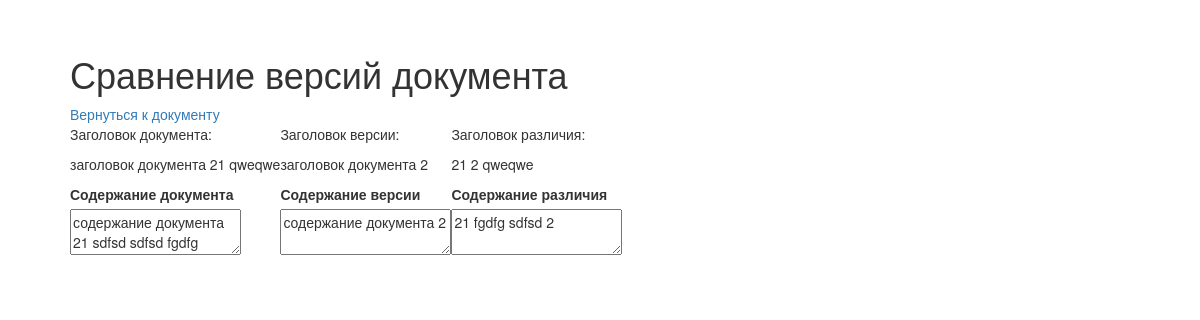
/docs/2/minor, run on an earlier commit of the app's database.
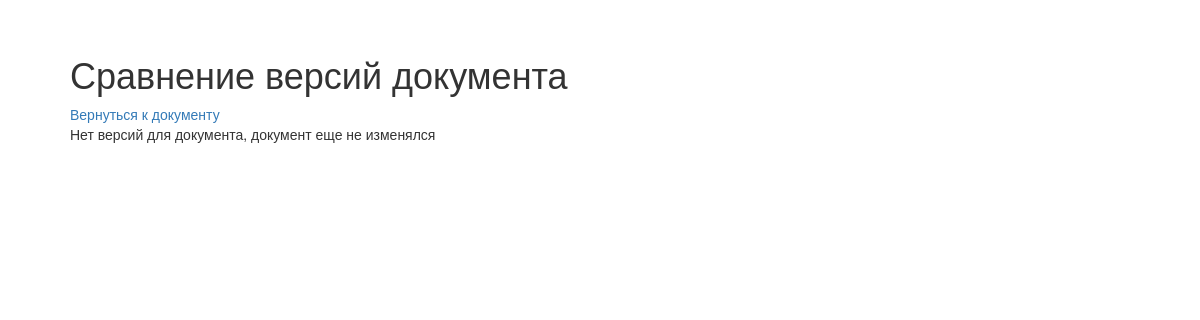
And on a later commit of the database.
### database_setup.py (models this page shows)
class Base(DeclarativeBase):
    pass

class Document(Base):
    __tablename__ = 't_doc'
    id = Column(Integer, primary_key=True)
    title = Column(String(100), nullable=False)
    content = Column(String(250), nullable=False)
    is_deleted = Column(Boolean, default=False)

class Archiv(Base):
    __tablename__ = 't_archiv'
    id = Column(Integer, primary_key=True)
    id_doc = Column(Integer, ForeignKey('t_doc.id'))
    ts = Column(DateTime, default=datetime.now())
    title = Column(String(100), nullable=False)
    content = Column(String(250), nullable=False)

### storage.py (the view)
@app.route('/docs/<int:doc_id>/minor')
@error_exceptions
def compare_doc_minor(doc_id):
    doc = DB.get_doc_by_id(doc_id)
    vers = DB.get_version(doc_id)
    titleComparator = TextComparator()
    contentComparator = TextComparator()
    if vers:
         titleComparator = TextComparator(doc.title, vers.title)
         contentComparator = TextComparator(doc.content, vers.content)
    diff = Differ(titleComparator.text_differences(), contentComparator.text_differences())
    return render_template('doc_compare.html', doc=doc, vers=vers, diff=diff)

### DB_ORM.py (called while the page is built)
def get_doc_by_id(doc_id):
    try:
        doc = session.query(Document).filter_by(id=doc_id).one()
        return doc
    except Exception as err:
        raise NotFoundDocumentError(err)

def get_version(doc_id, last=False):
    try:
        if last:
            last_vers = session.query(Archiv).filter_by(id_doc=doc_id).order_by(desc(Archiv.ts)).first()
            return last_vers
        vers = session.query(Archiv).filter_by(id_doc=doc_id).order_by(Archiv.ts).first()
        return vers
    except Exception as err:
        raise NotFoundDocumentError(err)

### comparator.py (called while the page is built)
    def text_differences(self):
        standard_words = {word for word in self.standard_text.split()}
        version_words = {word for word in self.version_text.split()}
        diff_words = set.symmetric_difference(version_words, standard_words)
        return ' '.join(diff_words)

### templates/doc_compare.html
{% extends 'base.html' %}
{% block content %}
  <h1>Сравнение версий документа</h1>
  <a href="{{ url_for('get_doc', doc_id=doc.id) }}">Вернуться к документу</a>
  {% if vers %}
    <table>
      <tr>
        <td>
          <p>Заголовок документа:</p>
          <p>{{ doc.title }}</p>
        </td>
        <td>
          <p>Заголовок версии:</p>
          <p>{{ vers.title }}</p>
        </td>
        <td>
          <p>Заголовок различия:</p>
          <p>{{ diff.title }}</p>
        </td>
      </tr>
      <tr>
        <td>
          <label for="content">Содержание документа</label><br>
          <textarea id="content" name="content" readonly>{{ doc.content }}</textarea>
        </td>
        <td>
          <label for="content_vers">Содержание версии</label><br>
          <textarea id="content_vers" name="content_vers" readonly>{{ vers.content }}</textarea>
        </td>
        <td>
          <label for="content_diff">Содержание различия</label><br>
          <textarea id="content_diff" name="content_diff" readonly>{{ diff.content }}</textarea>
        </td>
      </tr>
    </table>
  {% else %}
    <p>Нет версий для документа, документ еще не изменялся</p>
  {% endif %}
{% endblock %}

What changed in the data, as far as the page shows it:
no longer on this page (row edited): Document: title "заголовок документа 21 qweqwe", content "содержание документа 21 sdfsd sdfsd fgdfg"
removed Archiv: title "заголовок документа 2", content_vers "содержание документа 2"
Also different on the page:
{{ diff.title }}: "21 2 qweqwe" → (not shown)
form field content_diff: "21 fgdfg sdfsd 2" → (not shown)
text no longer shown: "Заголовок документа: Заголовок версии: Заголовок различия: Содержание документа Содержание версии Содержание различия"
text now shown: "Нет версий для документа, документ еще не изменялся"
